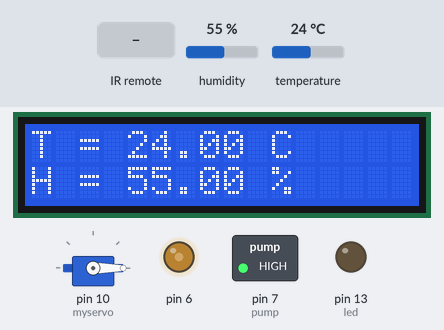
Simulated run of this sketch. Board: Arduino Uno, built with avr-gcc and run on an emulated ATmega328P. On the bench: 16×2 character LCD, servo, switched loads named in the sketch (green lamp = pin HIGH), output pins drawn as LEDs (lit = HIGH). The inputs (shaded band) are chosen by the test bench; at power-on: humidity 55 %, temperature 24 °C. The local clock reads 2024-03-15 10:24:30 at power-on unless the sketch sets it; what the sketch prints to the serial monitor is not drawn.

Above: at 6.6 s.
6.7 s: infrared code 0x202807F received
At 8.9 s:
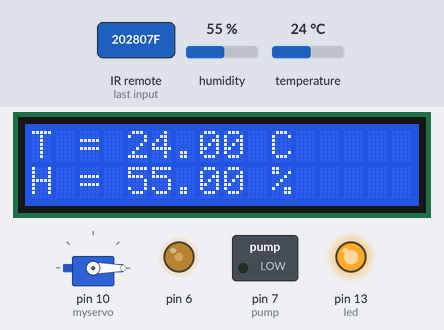
17.6 s: infrared code 0x202C03F received
At 18.2 s:
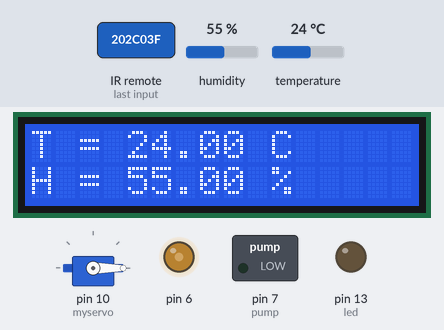
19.2 s: humidity set to 63 %
At 25.3 s:
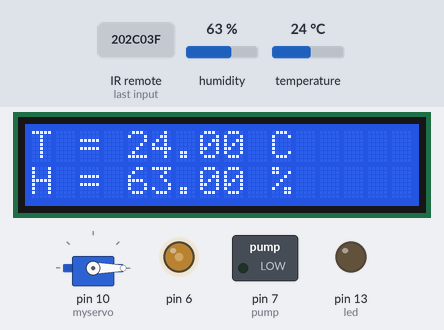
25.6 s: humidity set to 66 %
At 30.9 s:
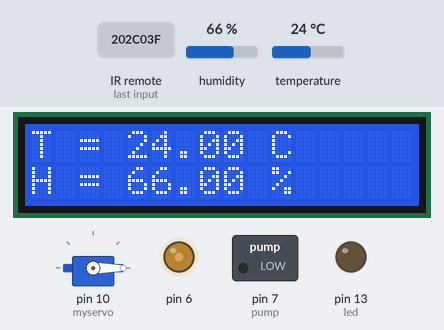
31.6 s: humidity set to 22 %
At 36.8 s:
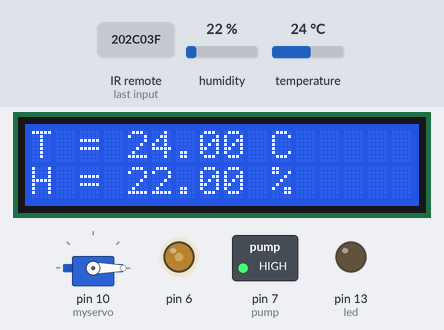
39.7 s: temperature set to 12 °C
At 44.9 s:
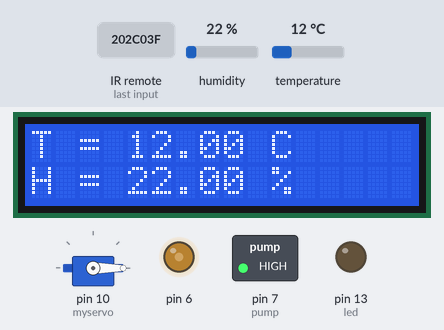
Timing chart, 0 to 47.8 s (numbered marks = the images above; inputs shaded):
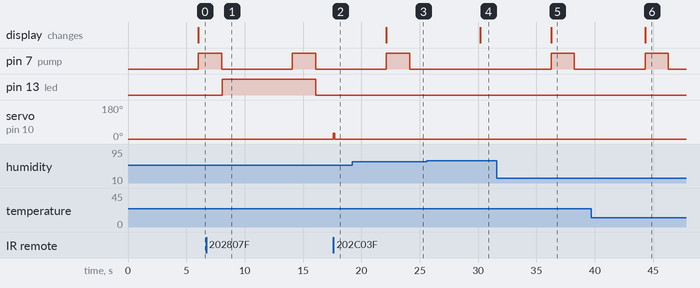

Measured:
- after the input at 6.7 s, pin 13 (led): LOW → HIGH after 1.4 s, → LOW 8.0 s later
- after the input at 17.6 s, servo on pin 10 (myservo): 0° → 30° at once, → 0° 0.10 s later
- after the input at 19.2 s, the display: changes after 2.9 s (image 3)
- after the input at 25.6 s, pin 7 (pump): stays LOW (without the input it goes to HIGH after 4.6 s); the display: changes after 4.6 s (image 4)
- after the input at 31.6 s, pin 7 (pump): LOW → HIGH after 4.7 s, → LOW 2.0 s later; the display: changes after 4.7 s (image 5)
- after the input at 39.7 s, the display: changes after 4.6 s (image 6)

The sketch:

automated_formicarium.ino
```cpp
// Automated formicarium by Ivaylo Georgiev
// TUES 2022

#include <IRremote.h>
#include <Servo.h>
#include <dht.h>
#include <RTClib.h>
#include <LiquidCrystal.h>

//Setting the days of the week
#define SUNDAY    0
#define MONDAY    1
#define TUESDAY   2
#define WEDNESDAY 3
#define THURSDAY  4
#define FRIDAY    5
#define SATURDAY  6

// Event to turn on the lights
// Еvery day from 8:00 to 20:59
// Duration - 12:59 hours
uint8_t LIGHT_EVENT_START_HH = 8;
uint8_t LIGHT_EVENT_END_HH   = 20;

// Feeding event 1
// Every MONDAY from 11:58:00 to 11:58:12
// Duration - 12 seconds
uint8_t FEEDING_EVENT1_DAY      = MONDAY;
uint8_t FEEDING_EVENT1_START_HH = 11;
uint8_t FEEDING_EVENT1_START_MM = 58;
uint8_t FEEDING_EVENT1_END_SS   = 12;

// Feeding event 2
// Every THURSDAY from 11:58:00 to 11:58:12
// Duration - 12 seconds
uint8_t FEEDING_EVENT2_DAY      = THURSDAY;
uint8_t FEEDING_EVENT2_START_HH = 11;
uint8_t FEEDING_EVENT2_START_MM = 58;
uint8_t FEEDING_EVENT2_END_SS   = 12;

dht DHT;

RTC_DS1307 rtc;

char daysOfTheWeek[7][12] = {
  "Sunday",
  "Monday",
  "Tuesday",
  "Wednesday",
  "Thursday",
  "Friday",
  "Saturday"
};

#define DHT11_PIN 9

int Contrast = 100;
LiquidCrystal lcd(12, 11, 5, 4, 3, 2);

const int receiver = 8;
const int led = 13;
const int pump = 7;
Servo myservo;

IRrecv ir_receiver(receiver);
decode_results results;

unsigned long interval = 6000;
unsigned long previousMillis = 0;

void setup() {
  Serial.begin(9600);
  analogWrite(6, Contrast);
  lcd.begin(16, 2);
  lcd.print( "T = " );
  lcd.setCursor(10, 0);
  lcd.print( "C" );
  lcd.setCursor(0, 2);
  lcd.print( "H = " );
  lcd.setCursor(10, 1);
  lcd.print( "%" );

  ir_receiver.enableIRIn();
  pinMode(led, OUTPUT);
  pinMode(pump, OUTPUT);
  myservo.attach(10);

  // Check if the RTC module works
  if (! rtc.begin()) {
    Serial.println("Couldn't find RTC");
    while (1);
  }

  // Sets the RTC to the date and time of the PC
  rtc.adjust(DateTime(F(__DATE__), F(__TIME__)));

}

void loop() {
  unsigned long currentMillis = millis();

  // Checking for signals from the remote control
  if (ir_receiver.decode(&results)) {
    Serial.println(results.value, HEX);
    translateIRforLED();
    translateIRforPump();
    translateIRforServo();
    ir_receiver.resume();
  }

  digitalWrite(pump, LOW);
  myservo.write(0);

  if ((unsigned long)(currentMillis - previousMillis) >= interval) {
    int chk = DHT.read11(DHT11_PIN);
    float percentage = constrain(DHT.humidity, 0, 99);
    float temperature = constrain(DHT.temperature, -25, 60);
    Serial.print("Humidity = ");
    Serial.println(percentage);

    lcd.setCursor(4, 0);
    lcd.print(temperature);
    lcd.setCursor(4, 1);
    lcd.print(percentage);

    if (percentage < 65) {
      checkDryness();
    }

    DateTime now = rtc.now();

    //Checks if the first event has occurred - lights
    if (now.hour()   >= LIGHT_EVENT_START_HH &&
        now.hour()   <=  LIGHT_EVENT_END_HH) {
      Serial.println("The lights are ON scheduled time");
      Serial.println(" LIGHTS ON ");
      digitalWrite(led, HIGH);
    } else {
      Serial.println("The light are NOT on scheduled time");
      Serial.println(" LIGHTS OFF ");
      digitalWrite(led, LOW);
    }

    // Checks if the second event has occurred - feeding
    if (now.dayOfTheWeek() == FEEDING_EVENT1_DAY      &&
        now.hour()         == FEEDING_EVENT1_START_HH &&
        now.minute()       == FEEDING_EVENT1_START_MM &&
        now.second()       <=  FEEDING_EVENT1_END_SS) {
      Serial.println("It is FEEDING time!");
      Serial.println(" SERVO ON ");
      myservo.write(30);
      delay(100);
      myservo.write(0);
    }

    // Checks if the third event has occurred - feeding
    if (now.dayOfTheWeek() == FEEDING_EVENT2_DAY      &&
        now.hour()         == FEEDING_EVENT2_START_HH &&
        now.minute()       == FEEDING_EVENT2_START_MM &&
        now.second()       <= FEEDING_EVENT2_END_SS) {
      Serial.println("It is FEEDING time!");
      Serial.println(" SERVO ON ");
      myservo.write(30);
      delay(100);
      myservo.write(0);
    }

    printTime(now);
    Serial.println(" ");
    previousMillis = millis();
  }
}

// Remote signal processing function for the LEDs
// Button 1
void translateIRforLED() {
  int sensorValue = 0;
  sensorValue = digitalRead(led);
  switch (results.value) {

    case 0x202807F:
      if (sensorValue == 0) {

        Serial.println(" LIGHTS ON ");
        digitalWrite(led, HIGH);
        break;
      }
      if (sensorValue == 1) {

        Serial.println(" LIGHTS OFF ");
        digitalWrite(led, LOW);
        break;
      }
    default:
      Serial.println(" Not button №1 ");
  }
}

// Remote signal processing function for the pump
// Button 2
void translateIRforPump() {
  switch (results.value) {
    case 0x20240BF:
      Serial.println(" PUMP ON ");
      myservo.write(0);
      digitalWrite(pump, HIGH);
      delay(1000);
      digitalWrite(pump, LOW);
      break;
    default:
      Serial.println(" Not button №2 ");
  }
}

// Remote signal processing function for the servo
// Button 3
void translateIRforServo() {
  switch (results.value) {
    case 0x202C03F:
      Serial.println(" SERVO ON ");
      myservo.write(30);
      delay(100);
      myservo.write(0);
      break;
    default:
      Serial.println(" Not button №3 ");
  }
}

// Temperature and humidity printing function for the serial monitor
void checkParams() {
  int chk2 = DHT.read11(DHT11_PIN);
  Serial.print("Temperature = ");
  Serial.println(DHT.temperature);
  Serial.print("Humidity = ");
  Serial.println(DHT.humidity);
}

// Function to switch on the pump if the humidity is low
void checkDryness() {
  Serial.println(" Too dry! pump on");
  digitalWrite(pump, HIGH);
  delay(2000);
  digitalWrite(pump, LOW);
}

// Date and time preview function
void printTime(DateTime time) {
  Serial.print("TIME: ");
  Serial.print(time.year(), DEC);
  Serial.print('/');
  Serial.print(time.month(), DEC);
  Serial.print('/');
  Serial.print(time.day(), DEC);
  Serial.print(" (");
  Serial.print(daysOfTheWeek[time.dayOfTheWeek()]);
  Serial.print(") ");
  Serial.print(time.hour(), DEC);
  Serial.print(':');
  Serial.print(time.minute(), DEC);
  Serial.print(':');
  Serial.println(time.second(), DEC);
}
```
